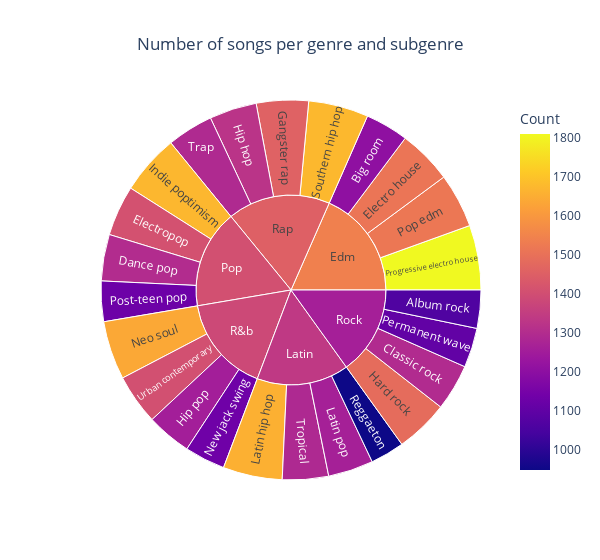

The cell this chart's notebook holds for it:
### Code cell
import plotly.express as px

df_counts = df.groupby(['playlist_genre', 'playlist_subgenre']).size().reset_index(name='count')

fig = px.sunburst(
    df_counts, 
    path=['playlist_genre', 'playlist_subgenre'], 
    color='count', 
    labels={'count': 'Count'}, 
    title='Number of songs per genre and subgenre'
)

fig.update_traces(
    hovertemplate="<b>%{label}</b><br><br>Count=%{value}<br><extra></extra>"
)

fig.update_layout(title_x=0.5, width=600)

fig.show()

### Figure 1 — Plotly figure (JSON) as saved in the notebook; plotly's stock layout.template omitted (floating-point values rounded to 4 significant figures)
{"data": [{"branchvalues": "total", "customdata": [[1065], [1206], [1296], [1298], [1511], [1408], [1456], [1485], [1322], [1256], [1672], [1655], [1262], [1637], [1133], [1105], [1517], [1129], [1809], [948], [1674], [1291], [1288], [1405], [1541.0], [1337.0], [1405.0], [1384.0], [1452.0], [1260.0]], "domain": {"x": [0, 1], "y": [0, 1]}, "hovertemplate": "<b>%{label}</b><br><br>Count=%{value}<br><extra></extra>", "ids": ["Rock/Album rock", "Edm/Big room", "Rock/Classic rock", "Pop/Dance pop", "Edm/Electro house", "Pop/Electropop", "Rap/Gangster rap", "Rock/Hard rock", "Rap/Hip hop", "R&b/Hip pop", "Pop/Indie poptimism", "Latin/Latin hip hop", "Latin/Latin pop", "R&b/Neo soul", "R&b/New jack swing", "Rock/Permanent wave", "Edm/Pop edm", "Pop/Post-teen pop", "Edm/Progressive electro house", "Latin/Reggaeton", "Rap/Southern hip hop", "Rap/Trap", "Latin/Tropical", "R&b/Urban contemporary", "Edm", "Latin", "Pop", "R&b", "Rap", "Rock"], "labels": ["Album rock", "Big room", "Classic rock", "Dance pop", "Electro house", "Electropop", "Gangster rap", "Hard rock", "Hip hop", "Hip pop", "Indie poptimism", "Latin hip hop", "Latin pop", "Neo soul", "New jack swing", "Permanent wave", "Pop edm", "Post-teen pop", "Progressive electro house", "Reggaeton", "Southern hip hop", "Trap", "Tropical", "Urban contemporary", "Edm", "Latin", "Pop", "R&b", "Rap", "Rock"], "marker": {"coloraxis": "coloraxis", "colors": [1065, 1206, 1296, 1298, 1511, 1408, 1456, 1485, 1322, 1256, 1672, 1655, 1262, 1637, 1133, 1105, 1517, 1129, 1809, 948, 1674, 1291, 1288, 1405, 1541.0, 1337.0, 1405.0, 1384.0, 1452.0, 1260.0]}, "name": "", "parents": ["Rock", "Edm", "Rock", "Pop", "Edm", "Pop", "Rap", "Rock", "Rap", "R&b", "Pop", "Latin", "Latin", "R&b", "R&b", "Rock", "Edm", "Pop", "Edm", "Latin", "Rap", "Rap", "Latin", "R&b", "", "", "", "", "", ""], "type": "sunburst", "values": [1065, 1206, 1296, 1298, 1511, 1408, 1456, 1485, 1322, 1256, 1672, 1655, 1262, 1637, 1133, 1105, 1517, 1129, 1809, 948, 1674, 1291, 1288, 1405, 6043, 5153, 5507, 5431, 5743, 4951]}], "layout": {"coloraxis": {"colorbar": {"title": {"text": "Count"}}, "colorscale": [[0, "#0d0887"], [0.1111, "#46039f"], [0.2222, "#7201a8"], [0.3333, "#9c179e"], [0.4444, "#bd3786"], [0.5556, "#d8576b"], [0.6667, "#ed7953"], [0.7778, "#fb9f3a"], [0.8889, "#fdca26"], [1, "#f0f921"]]}, "legend": {"tracegroupgap": 0}, "title": {"text": "Number of songs per genre and subgenre", "x": 0.5}, "width": 600}}
